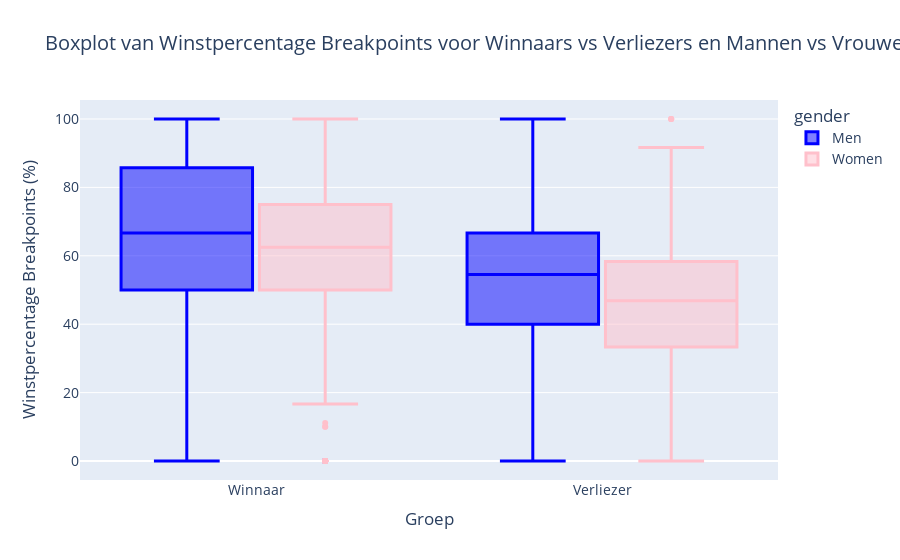

Notebook source saved alongside this figure:
### Markdown cell above
#### Tweede argument tweede perspectief

### Code cell
import pandas as pd
import plotly.express as px
import plotly.figure_factory as ff

# Laad het CSV-bestand
file_path = '../combined_cleaned_tennis_data.csv'
tennis_data = pd.read_csv(file_path)

# Converteer de relevante kolommen naar numeriek
tennis_data['w_bpSaved'] = pd.to_numeric(tennis_data['w_bpSaved'], errors='coerce')
tennis_data['w_bpFaced'] = pd.to_numeric(tennis_data['w_bpFaced'], errors='coerce')
tennis_data['l_bpSaved'] = pd.to_numeric(tennis_data['l_bpSaved'], errors='coerce')
tennis_data['l_bpFaced'] = pd.to_numeric(tennis_data['l_bpFaced'], errors='coerce')

# Bereken het percentage van gewonnen breakpoints
tennis_data['w_bpWinPercent'] = (tennis_data['w_bpSaved'] / tennis_data['w_bpFaced']) * 100
tennis_data['l_bpWinPercent'] = (tennis_data['l_bpSaved'] / tennis_data['l_bpFaced']) * 100

# Filter om te zorgen dat er geen negatieve waarden of NaN-waarden zijn
tennis_data_filtered = tennis_data[(tennis_data['w_bpWinPercent'].notna()) & (tennis_data['l_bpWinPercent'].notna()) & 
                                   (tennis_data['w_bpWinPercent'] >= 0) & (tennis_data['l_bpWinPercent'] >= 0)]

# Voeg een kolom toe om winnaar of verliezer aan te geven
winner_data = tennis_data_filtered.copy()
winner_data['result'] = 'Winnaar'
winner_data['bpWinPercent'] = winner_data['w_bpWinPercent']

loser_data = tennis_data_filtered.copy()
loser_data['result'] = 'Verliezer'
loser_data['bpWinPercent'] = loser_data['l_bpWinPercent']

# Combineer winnaars en verliezers data
combined_data = pd.concat([winner_data, loser_data])

# Zorg ervoor dat de categorieën van 'result' correct zijn
combined_data['result'] = pd.Categorical(combined_data['result'], categories=['Winnaar', 'Verliezer'])

# Interactieve boxplot met Plotly
fig = px.box(combined_data, x='result', y='bpWinPercent', color='gender', 
             title='Boxplot van Winstpercentage Breakpoints voor Winnaars vs Verliezers en Mannen vs Vrouwen',
             labels={'result': 'Groep', 'bpWinPercent': 'Winstpercentage Breakpoints (%)'},
             color_discrete_map={'Men': 'blue', 'Women': 'pink'},
             points='outliers',  # Toon outliers
             boxmode='group',    # Boxen groeperen
             category_orders={'result': ['Winnaar', 'Verliezer'], 'gender': ['Man', 'Vrouw']})

# Stijlen aanpassen voor betere leesbaarheid
fig.update_traces(marker=dict(size=6),  # Kleinere markers
                  line=dict(width=1.5),  # Dunne lijnen
                  selector=dict(type='box'))

# Mediane duidelijk markeren
for trace in fig.data:
    trace.line.width = 3

# Layout bijwerken
fig.update_layout(
    font=dict(size=14),  # Grotere lettergrootte voor leesbaarheid
    boxgap=0.2,  # Verminder de ruimte tussen de boxen
    bargap=0.05,  # Verminder de ruimte tussen de groepen boxen
    boxgroupgap=0.05  # Verminder de ruimte tussen de groepen boxen
)

fig.show()

### Figure 1 — Plotly figure (JSON) as saved in the notebook; plotly's stock layout.template omitted (floating-point values rounded to 4 significant figures; data arrays with more than 128 entries replaced by an {"elided": "..."} marker saying what was removed)
{"data": [{"alignmentgroup": "True", "boxpoints": "outliers", "hovertemplate": "gender=Men<br>Groep=%{x}<br>Winstpercentage Breakpoints (%)=%{y}<extra></extra>", "legendgroup": "Men", "line": {"width": 3}, "marker": {"color": "blue", "size": 6}, "name": "Men", "notched": false, "offsetgroup": "Men", "orientation": "v", "showlegend": true, "type": "box", "x": {"elided": "4674 str values"}, "x0": " ", "xaxis": "x", "y": {"elided": "4674 float values"}, "y0": " ", "yaxis": "y"}, {"alignmentgroup": "True", "boxpoints": "outliers", "hovertemplate": "gender=Women<br>Groep=%{x}<br>Winstpercentage Breakpoints (%)=%{y}<extra></extra>", "legendgroup": "Women", "line": {"width": 3}, "marker": {"color": "pink", "size": 6}, "name": "Women", "notched": false, "offsetgroup": "Women", "orientation": "v", "showlegend": true, "type": "box", "x": {"elided": "3384 str values"}, "x0": " ", "xaxis": "x", "y": {"elided": "3384 float values"}, "y0": " ", "yaxis": "y"}], "layout": {"bargap": 0.05, "boxgap": 0.2, "boxgroupgap": 0.05, "boxmode": "group", "font": {"size": 14}, "legend": {"title": {"text": "gender"}, "tracegroupgap": 0}, "title": {"text": "Boxplot van Winstpercentage Breakpoints voor Winnaars vs Verliezers en Mannen vs Vrouwen"}, "xaxis": {"anchor": "y", "categoryarray": ["Winnaar", "Verliezer"], "categoryorder": "array", "domain": [0, 1], "title": {"text": "Groep"}}, "yaxis": {"anchor": "x", "domain": [0, 1], "title": {"text": "Winstpercentage Breakpoints (%)"}}}}
